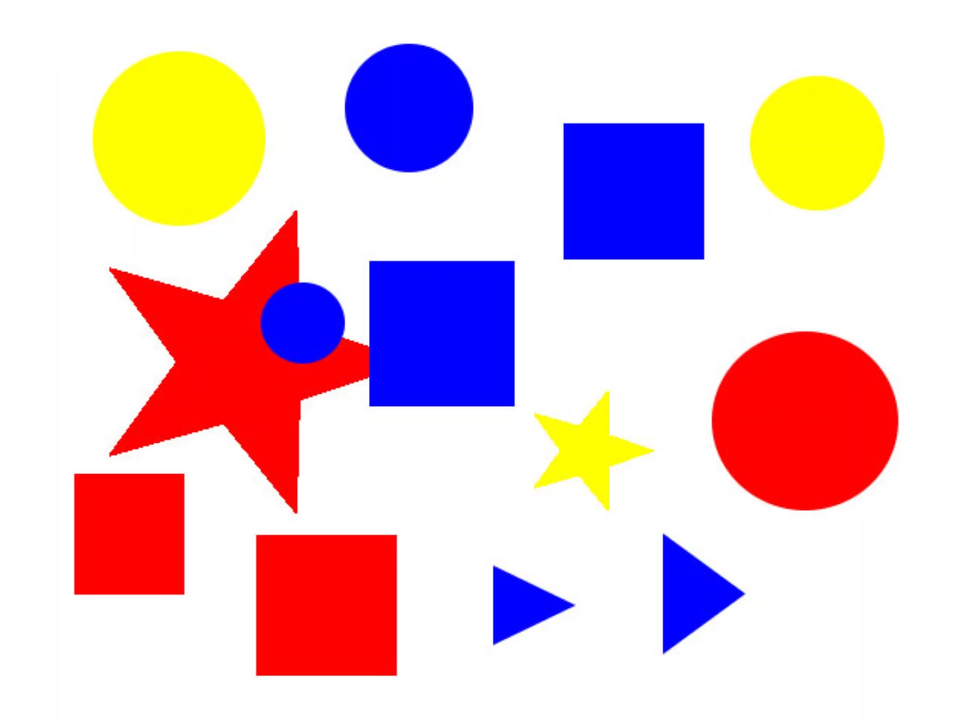
#> input picture practica2_encontrar_triangulo_marcarlo/img_c1.png, 971 x 727 px, shrunk from 1429 x 1069 before the run
$ python test_todos_los_colores.py
#> lines starting #> are read from the running program, lines starting #| are printed output that depends on the picture; after the words box and inside, x2 and y2 are one past the last pixel; in counts of white or black regions, pixels touching at a corner belong together
import cv2
import numpy as np

#color verde
rangoRojoMin1 = [0,65,75]
rangoRojoMax1 = [12, 255, 255]
rangoRojoMin2 = [240,65,75]
rangoRojoMax2 = [256, 255, 255]

rangoAmarilloMin = [20,100,20]
rangoAmarilloMax = [32,255,255]

rangoAzulMin = [100,65,75]
rangoAzulMax = [130,255,255]

img = cv2.imread('img_c1.png',1)
#> img is the input picture: shape (727, 971, 3); mean B, G, R 207.4, 199, 230.4

#convertimos la imagen de entarda a hsv
hsv = cv2.cvtColor(img,cv2.COLOR_BGR2HSV)
#> hsv: shape (727, 971, 3); mean H, S, V 22.4, 71.6, 254.4
cv2.imshow("hsv1",hsv)

#creamos mascaras para los rangos de colores
mascaraRojo1 = cv2.inRange(hsv,np.array(rangoRojoMin1),np.array(rangoRojoMax1))
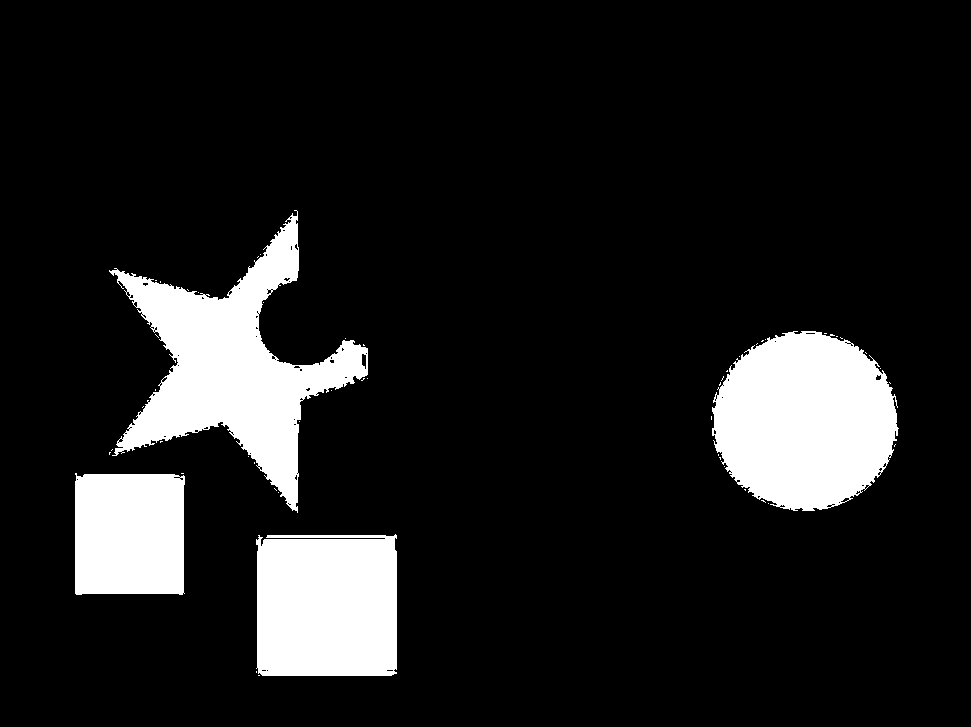
#> mascaraRojo1: shape (727, 971); 12.1% white; 51 white regions (47 under 20 px), largest, box (x1, y1, x2, y2) and area: (109, 210, 368, 513) 27017, (712, 331, 899, 511) 25699, (256, 534, 397, 676) 19509, (75, 473, 185, 595) 13054
mascaraRojo2 = cv2.inRange(hsv,np.array(rangoRojoMin2),np.array(rangoRojoMax2))
#> mascaraRojo2: shape (727, 971); every value is 0
mascaraAmarillo = cv2.inRange(hsv,np.array(rangoAmarilloMin),np.array(rangoAmarilloMax))
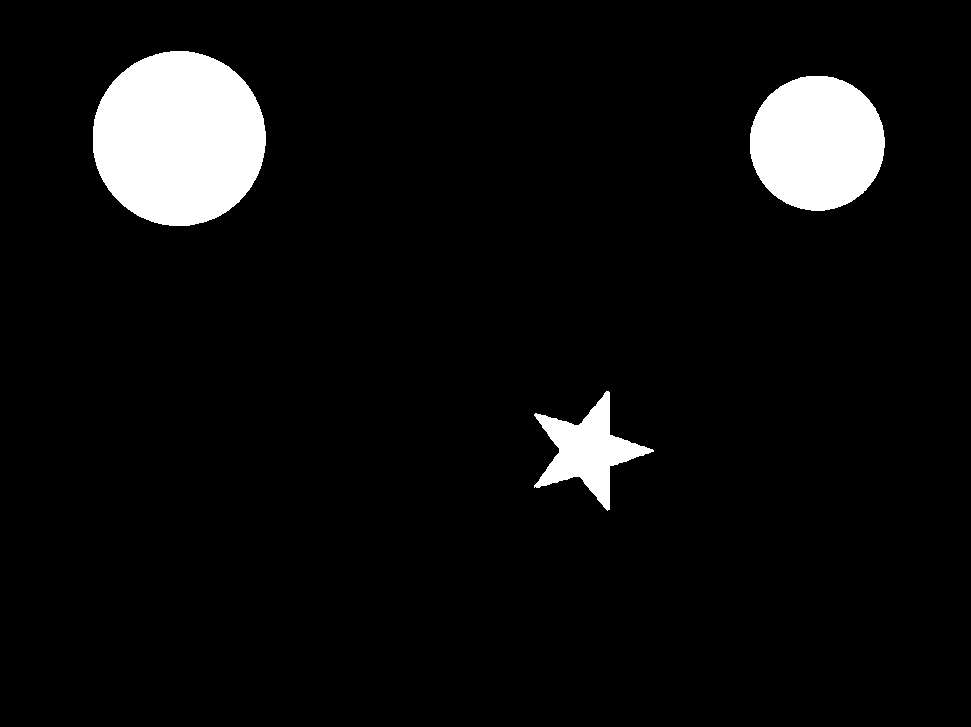
#> mascaraAmarillo: shape (727, 971); 6.2% white; 3 white regions, box (x1, y1, x2, y2) and area: (93, 51, 266, 226) 23836, (750, 76, 885, 211) 14346, (534, 391, 654, 511) 5458
mascaraAzul = cv2.inRange(hsv,np.array(rangoAzulMin),np.array(rangoAzulMax))
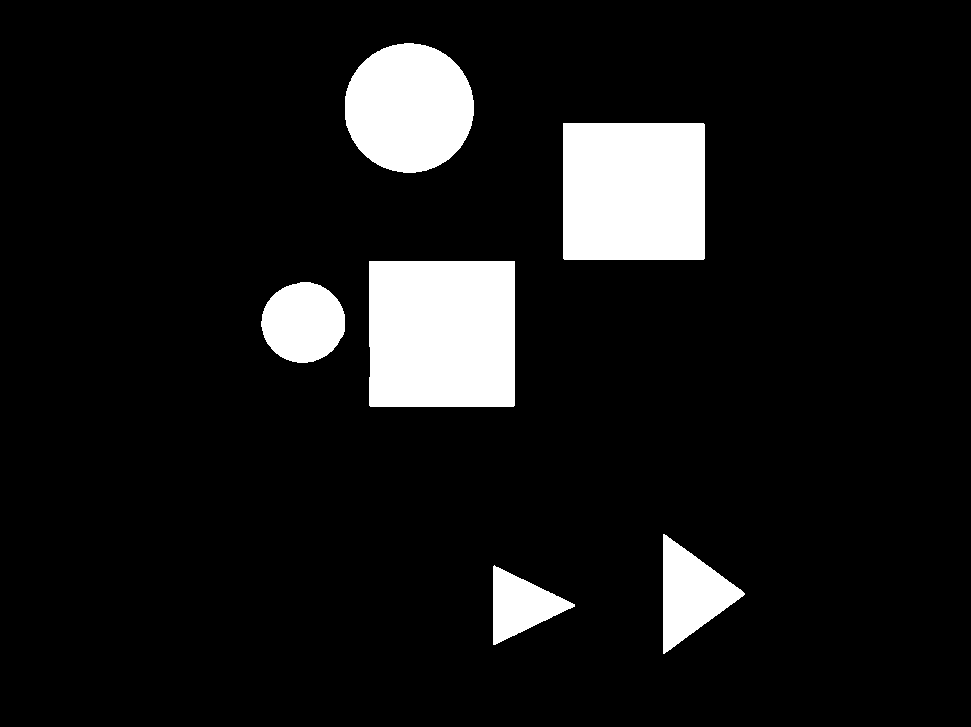
#> mascaraAzul: shape (727, 971); 9.6% white; 6 white regions, box (x1, y1, x2, y2) and area: (369, 261, 515, 407) 21284, (563, 123, 705, 260) 19451, (345, 43, 474, 173) 13186, (261, 282, 345, 363) 5271, (663, 534, 745, 654) 5092, (493, 565, 575, 645) 3403


mascara = cv2.add(mascaraRojo1,mascaraRojo2)
mascara = cv2.add(mascara,mascaraAmarillo)
#> mascara: shape (727, 971); 18.3% white; 54 white regions (47 under 20 px), largest, box (x1, y1, x2, y2) and area: (109, 210, 368, 513) 27017, (712, 331, 899, 511) 25699, (93, 51, 266, 226) 23836
mascara = cv2.add(mascara,mascaraAzul)

#mascara = cv2.inRange(hsv,np.array(rangoMin),np.array(rangoMax))
cv2.imshow("mascara",mascara)

#aplicamos el suavizado Gaussiano para eliminar el ruido sobre las mascaras
gauss = cv2.GaussianBlur(mascara,(11,11),0)#11, 11, 15
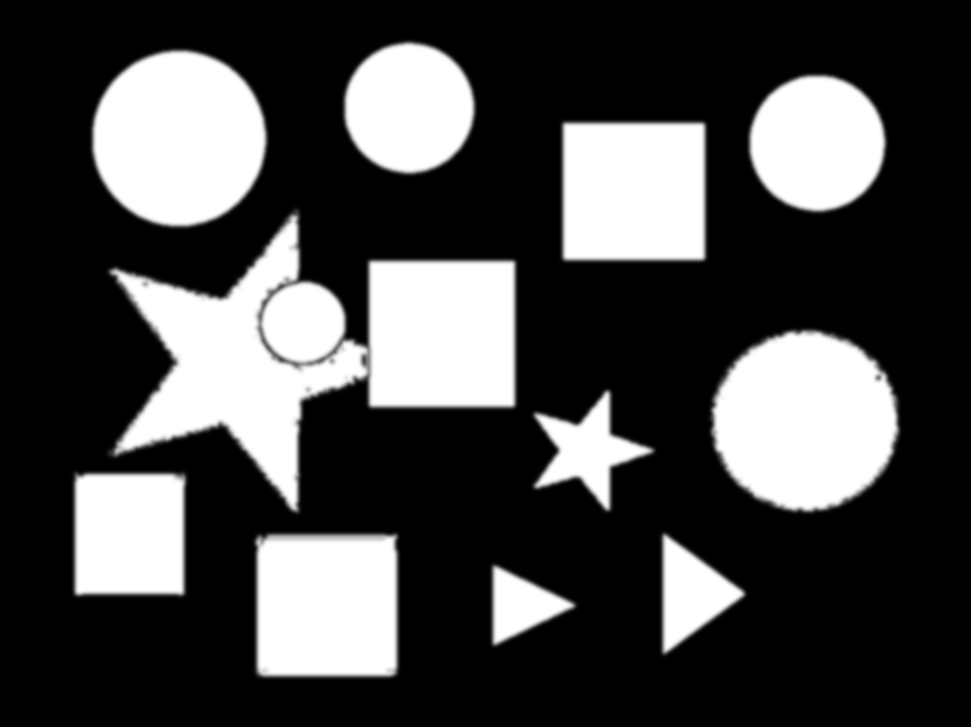
#> gauss: shape (727, 971); min 0, max 255, mean 71.1
cv2.imshow("gaus",gauss)

#ecualizar una imagen
#--------------------------------------------
imgE = cv2.equalizeHist(gauss)
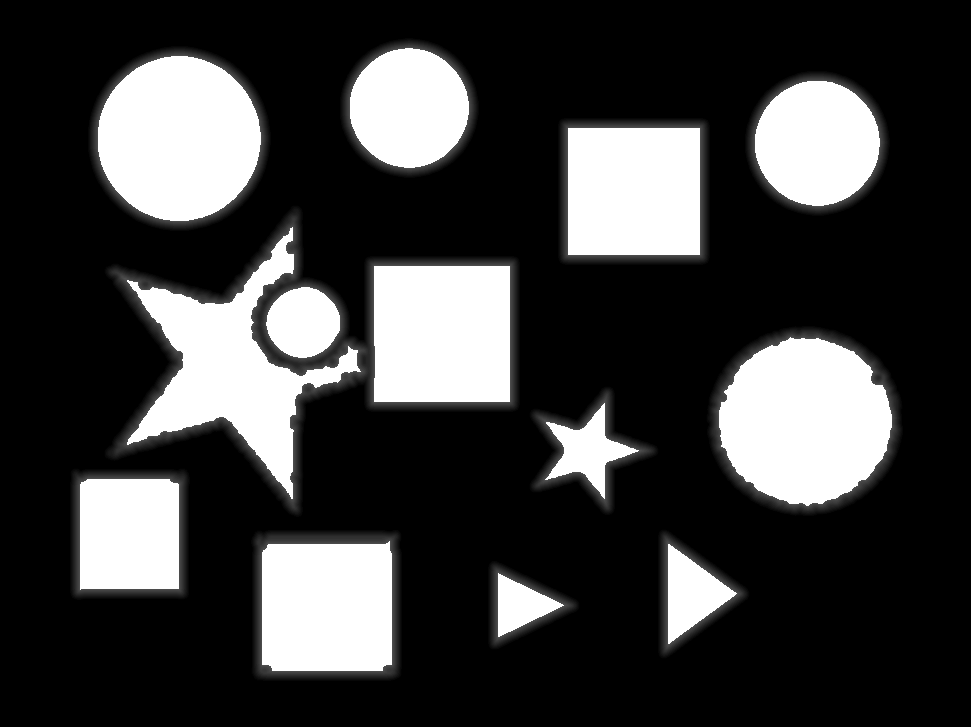
#> imgE: shape (727, 971); min 0, max 255, mean 62.3
cv2.imshow("imgE - equalizado",imgE)
#--------------------------------------------

#Calcular el detector de bordes Canny con OpenCV
canny = cv2.Canny(imgE,50,360) #50-350, 50-370, 50-355
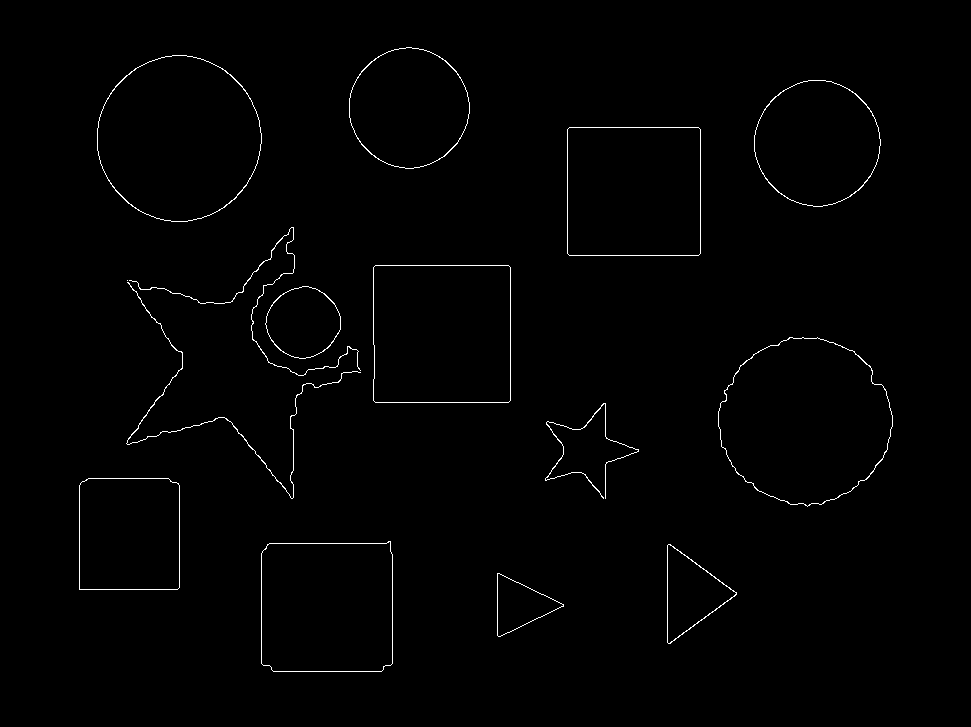
#> canny: shape (727, 971); 0.88% white in thin lines or dots, all inside (x1, y1, x2, y2) = (79, 47, 893, 672)
cv2.imshow("canny",canny)

contornos,hier = cv2.findContours(imgE,cv2.RETR_EXTERNAL,cv2.CHAIN_APPROX_SIMPLE)
#> contornos = 11 contours; largest, box (x1, y1, x2, y2) and area: (104, 205, 520, 517) 62928, (706, 326, 903, 516) 29272, (88, 46, 271, 231) 26523, (251, 530, 402, 681) 22289, (558, 118, 710, 265) 22010
print(len(contornos))
#| 11

areas = [cv2.contourArea(c) for c in contornos]
#> areas = [4708, 22289, 6702, 15233.5, 7702.5, 29271.5, 62927.5, 22009.5, 16443, 26523, 15201]

i=0
for extension in areas:
    #print("ex: ",extension)
    if extension >5:
        actual = contornos[i]
        approx = cv2.approxPolyDP(actual,0.03*cv2.arcLength(actual,True),True)
        print(len(approx))
        if len(approx)==10:
            cv2.drawContours(img,[actual],0,(0,0,0),2)
            cv2.drawContours(mascara,[actual],0,(0,0,0),2)
        i+=1
#> this loop made 11 passes
#> (extension, approx) on passes 1, 2, 3, 4, 8: (4708, [[489, 563], [490, 648], [578, 609]]), (22289, [[255, 531], [254, 678], [399, 677], [400, 532]]), (6702, [[662, 529], [665, 658], [749, 592]]), (15233.5, [[72, 469], [71, 596], [186, 598], [187, 470]]), (22009.5, [[559, 120], [561, 263], [708, 261], [706, 119]])
#> extension on passes 5, 6, 7, 9, 10, 11: 7702.5, 29271.5, 62927.5, 16443, 26523, 15201
#| 3
#| 4
#| 3
#| 4
#| 10
#| 8
#| 12
#| 4
#> (further printed lines are left out)
#> after the loop, i = 11

cv2.imshow('ImagenOriginalaaa',img)
cv2.waitKey(0)
cv2.destroyAllWindows()

$ run again, with practica2_encontrar_triangulo_marcarlo/entrada.png copied over practica2_encontrar_triangulo_marcarlo/img_c1.png
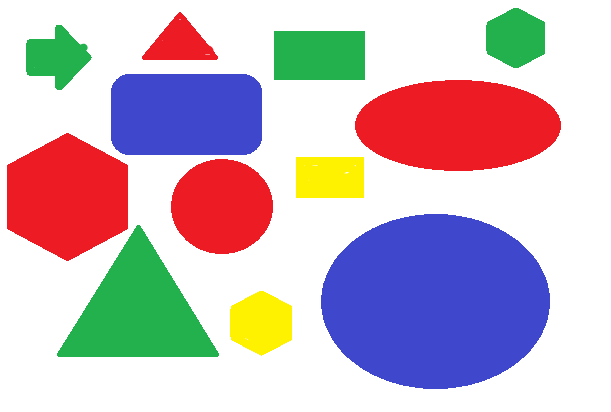
#> input picture practica2_encontrar_triangulo_marcarlo/entrada.png, 611 x 412 px
#> img is the input picture: shape (412, 611, 3); mean B, G, R 194.1, 184.2, 201
#> hsv: shape (412, 611, 3); mean H, S, V 52.3, 85.5, 237.2
#> mascaraRojo1: shape (412, 611); every value is 0
#> `mascaraAmarillo = cv2.inRange(hsv,np.array(rangoAmarilloMin),np.array(..`:
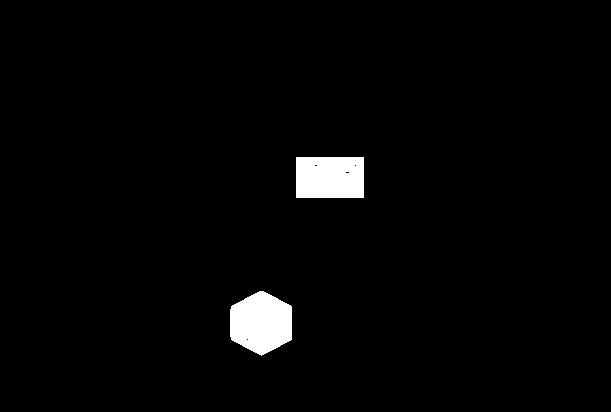
#> mascaraAmarillo: shape (412, 611); 2.3% white; 2 white regions, box (x1, y1, x2, y2) and area: (230, 291, 292, 356) 3066, (296, 157, 364, 198) 2782
#> mascaraAzul: shape (412, 611); 17.2% white; 2 white regions, box (x1, y1, x2, y2) and area: (321, 214, 550, 389) 31447, (111, 74, 262, 155) 11934
#> mascara: shape (412, 611); 19.6% white; 4 white regions, box (x1, y1, x2, y2) and area: (321, 214, 550, 389) 31447, (111, 74, 262, 155) 11934, (230, 291, 292, 356) 3066, (296, 157, 364, 198) 2782
#> `canny = cv2.Canny(imgE,50,360)`:
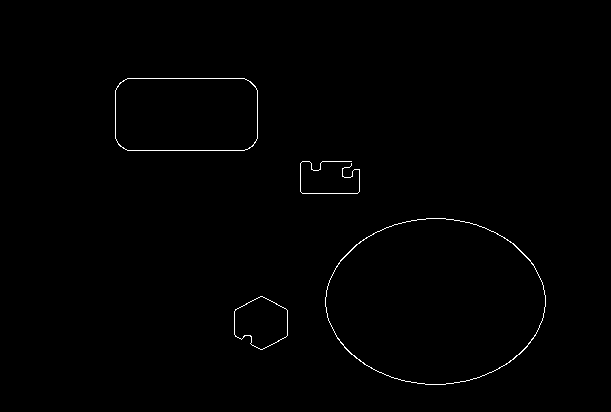
#> canny: shape (412, 611); 0.56% white in thin lines or dots, all inside (x1, y1, x2, y2) = (115, 78, 546, 385)
#> contornos = 4 contours; box (x1, y1, x2, y2) and area: (316, 209, 555, 394) 34560, (106, 69, 267, 160) 13975, (225, 286, 297, 360) 4100, (291, 152, 369, 203) 3824
#| 4
#> areas = [4100, 34560, 3824, 13975]
#> the loop `for extension in areas: #print("ex: ",extension)` made 4 passes
#> (extension, approx) on passes 3 to 4: (3824, [[292, 154], [293, 201], [367, 200], [366, 153]]), (13975, [[108, 81], [118, 157], [264, 147], [253, 71]])
#> (printed output is left out)
#> after the loop `for extension in areas:`: i = 4

$ run again, with practica2_encontrar_triangulo_marcarlo/img_a.png copied over practica2_encontrar_triangulo_marcarlo/img_c1.png
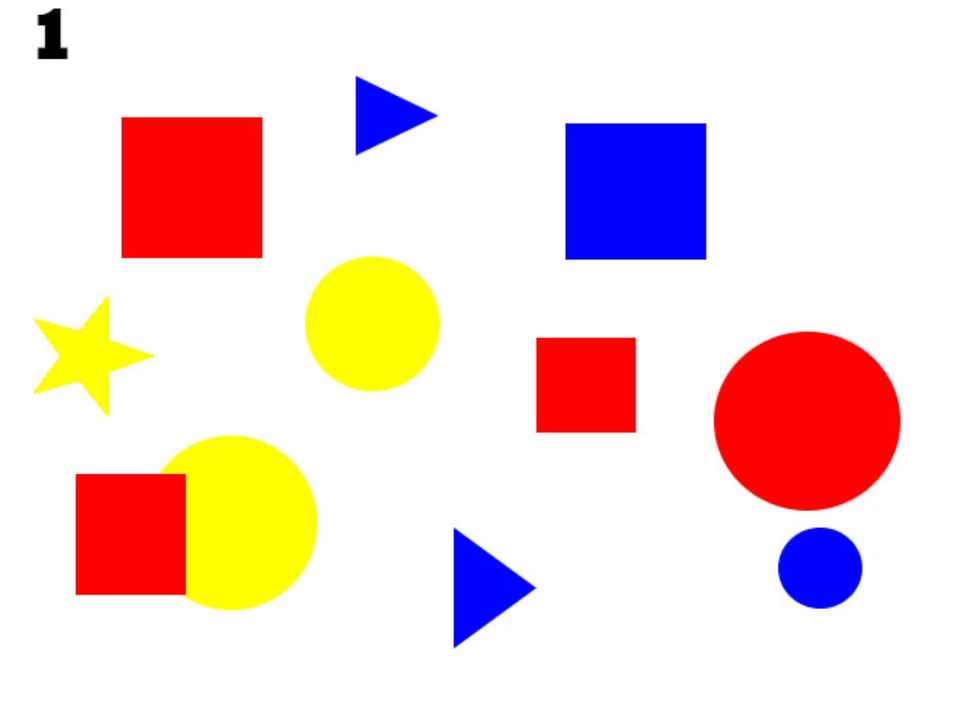
#> input picture practica2_encontrar_triangulo_marcarlo/img_a.png, 972 x 726 px, shrunk from 1429 x 1067 before the run
#> img is the input picture: shape (726, 972, 3); mean B, G, R 215.4, 217.8, 242.5
#> hsv: shape (726, 972, 3); mean H, S, V 13.4, 51.1, 254.3
#> `mascaraRojo1 = cv2.inRange(hsv,np.array(rangoRojoMin1),np.array(rangoR..`:
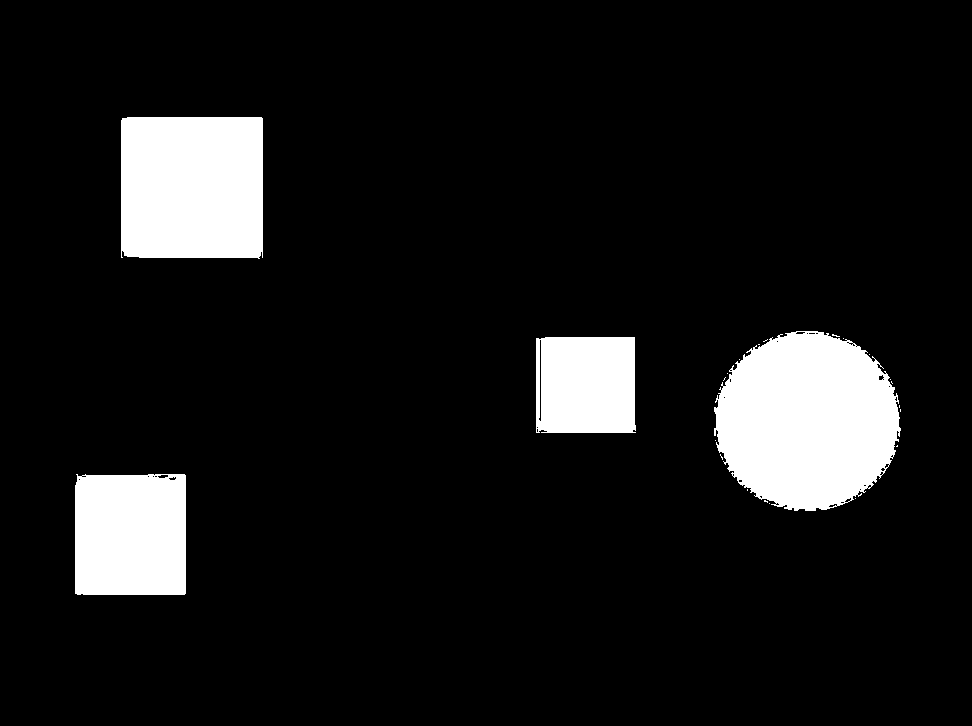
#> mascaraRojo1: shape (726, 972); 9.7% white; 23 white regions (19 under 20 px), largest, box (x1, y1, x2, y2) and area: (714, 331, 901, 511) 25742, (121, 117, 263, 259) 19976, (75, 474, 186, 595) 13287, (536, 337, 636, 433) 9397
#> mascaraRojo2: shape (726, 972); every value is 0
#> mascaraAmarillo: shape (726, 972); 5.6% white; 3 white regions, box (x1, y1, x2, y2) and area: (160, 436, 318, 610) 19846, (305, 256, 440, 391) 14376, (34, 296, 154, 416) 5458
#> mascaraAzul: shape (726, 972); 4.8% white; 4 white regions, box (x1, y1, x2, y2) and area: (565, 123, 707, 260) 19452, (778, 527, 863, 609) 5508, (453, 528, 536, 648) 5198, (355, 76, 438, 156) 3451
#> `canny = cv2.Canny(imgE,50,360)`:
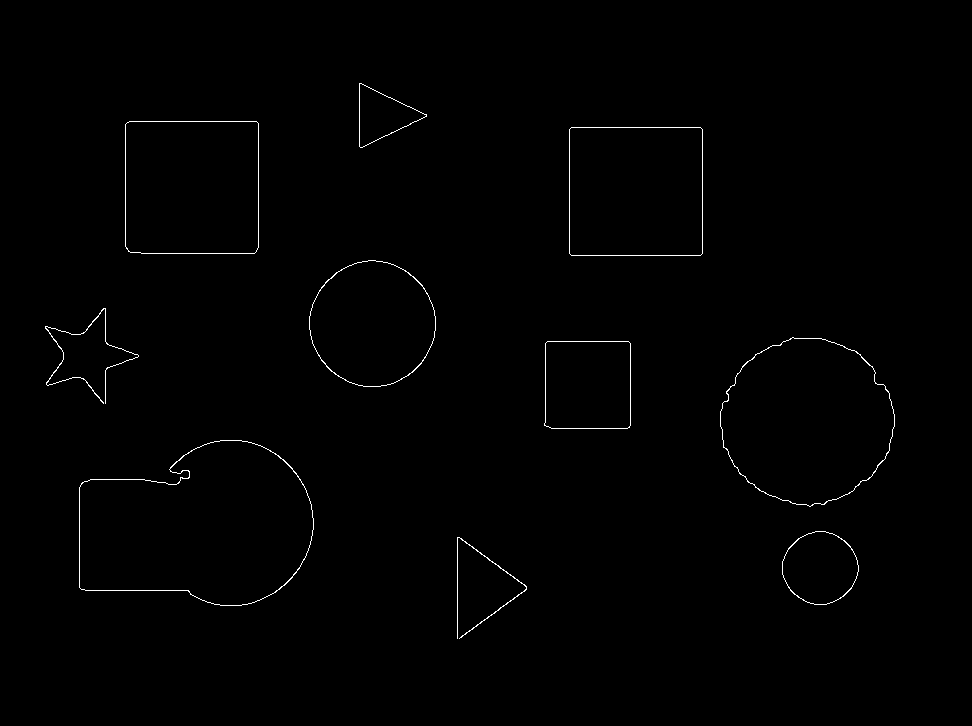
#> canny: shape (726, 972); 0.6% white in thin lines or dots, all inside (x1, y1, x2, y2) = (45, 83, 895, 639)
#> contornos = 10 contours; largest, box (x1, y1, x2, y2) and area: (70, 431, 323, 615) 36612, (709, 326, 906, 516) 29303, (116, 112, 268, 264) 22596, (560, 118, 712, 265) 22013, (300, 251, 445, 396) 16470
#| 10
#> areas = [6811, 6833.5, 36612.5, 11315, 29303, 7693.5, 16470.5, 22013, 22596.5, 4755]
#> the loop `for extension in areas: #print("ex: ",extension)` made 10 passes
#> (extension, approx) on passes 1, 4, 8, 9, 10: (6811, [[453, 523], [456, 652], [540, 586]]), (11315, [[532, 335], [533, 436], [639, 435], [637, 333]]), (22013, [[561, 120], [562, 263], [710, 261], [708, 119]]), (22596.5, [[117, 116], [118, 261], [266, 260], [264, 113]]), (4755, [[350, 76], [353, 159], [442, 117]])
#> (printed output is left out)
#> after the loop `for extension in areas:`: i = 10
